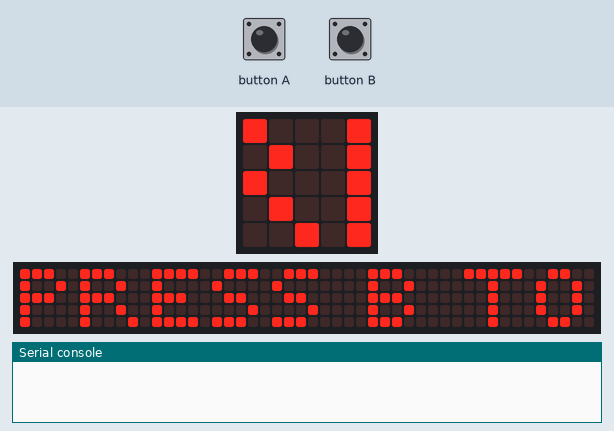
This program was run on a simulated BBC micro:bit running MicroPython. Shown: the board's 5×5 LED display, a strip that is not on the board, showing the scrolling text unrolled, the last lines printed to the serial console. Inputs (shaded band) come from the test bench. Random numbers come from a fixed seed; the 48×5 strip is a reading aid, not a part: it shows the text the display is scrolling, unrolled, one strip-width of it at a time.

Above: at 1.2 s.
1.3 s: button B pressed for 0.15 s
At 2.3 s:
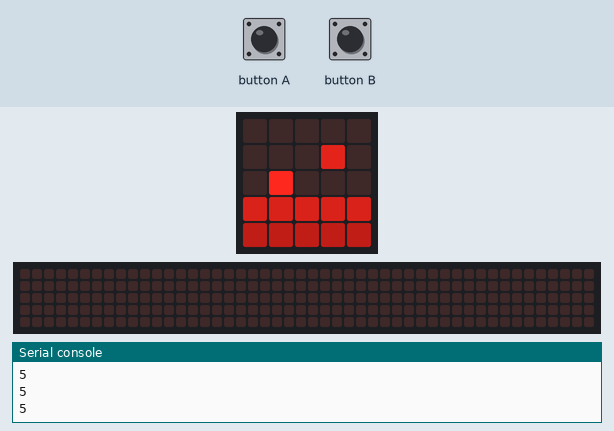
4.0 s: button A pressed for 0.15 s
At 4.51 s:
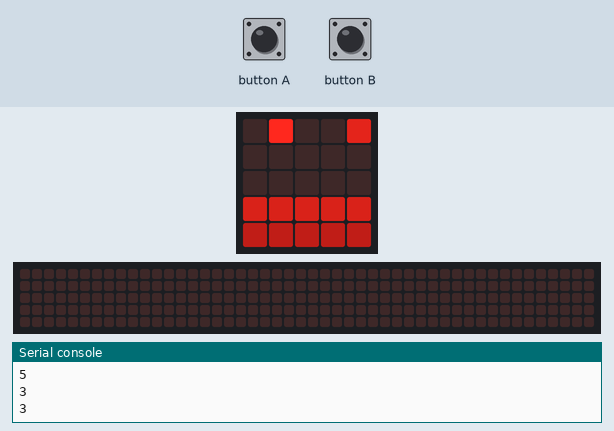
4.7 s: button B pressed for 1 s
At 8.2 s:
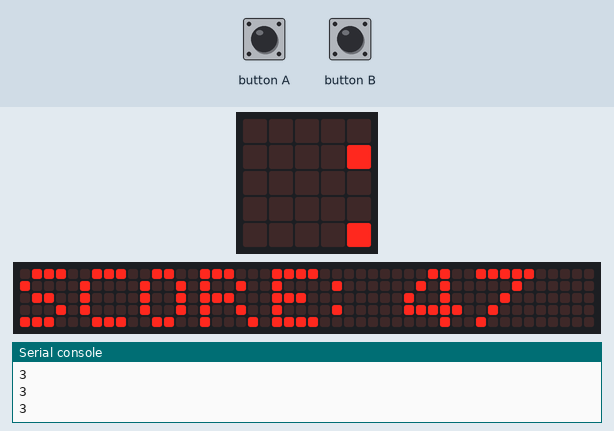

The program:

microbit.py
```python
# // The Chrome Dinosaur no internet game // BBC MicroBit edition //
# //
# // Project by Tudor Axinte, University College London
# //
from microbit import *
import random


# Coordonates & Variables
playing = False
pause = False
score = 0

playerx = 1
playery = 2
jumping = 0
playerTimer = 0

enemyx = 4
enemyy = 2
enemyCount = 0
enemyTimer = 0
enemySpeed = 8

display.scroll("PRESS B TO START / PAUSE", delay=100, wait=False, loop=True)


while playing is False:
    if button_b.is_pressed():
        playing = True
        display.clear()
        sleep(100)


# Draw the ground / Set led brightness
for i in range(0, 5):
    display.set_pixel(i, 3, 5)
for i in range(0, 5):
    display.set_pixel(i, 4, 3)

# Main Game Loop
while playing:

    if pause is False:
        # Player Movement
        if button_a.is_pressed() and playery == 2:
            jumping = 1

        display.set_pixel(playerx, playery, 0)
        if jumping == 1 and playery > 0:
            playery -= 1
        elif jumping == 1:
            if playerTimer == 7:
                playerTimer = 0
                jumping = 0
            else:
                playerTimer += 1

        if jumping == 0 and playery < 2:
            if playerTimer == 7:
                playerTimer = 0
                playery += 1
            else:
                playerTimer += 1

        # Enemy Movement

        if enemyTimer == enemySpeed:
            enemyTimer = 0
            display.set_pixel(enemyx, enemyy, 0)
            if enemyCount > 0 and enemyx > 0:
                enemyx -= 1
            elif enemyx == 0:
                enemyCount -= 1
        else:
            enemyTimer += 1

        # Spawn Enemies
        if enemyCount == 0:
            enemyCount = enemyCount + 1
            enemyx = 4
            enemyy = random.randint(0, 5)

            if enemyy >= 2:
                enemyy = 2
                enemySpeed = random.randint(2, 12)
            else:
                enemySpeed = random.randint(1, 6)

    # Pause system
    if button_b.is_pressed() and score > 5:
        if pause is True:
            pause = False
        else:
            pause = True

    # Draw Sprites
    display.set_pixel(playerx, playery, 9)
    display.set_pixel(enemyx, enemyy, 6)

    # Collision / Death
    if playerx == enemyx and playery == enemyy:
        playing = False

    print(enemySpeed)
    score += 1
    sleep(100)


# Ending
sadface = Image("99099:"
                "99099:"
                "00000:"
                "99999:"
                "90009")

display.show(sadface)
sleep(2000)
display.scroll("SCORE: " + str(score), loop=True)
```

Measured:
- what the display in image 1 shows lasts 0.6 s, from 1.9 s to 2.5 s
